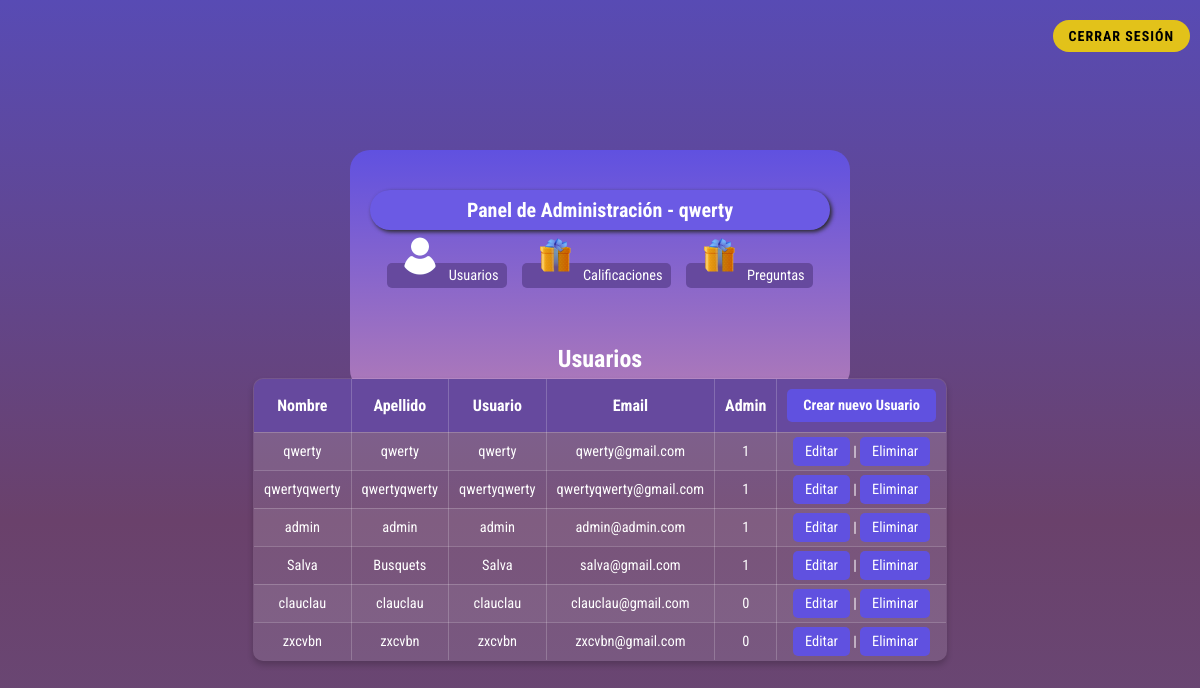
Before: /admin.php?section=usuarios (signed in) with the older database file.
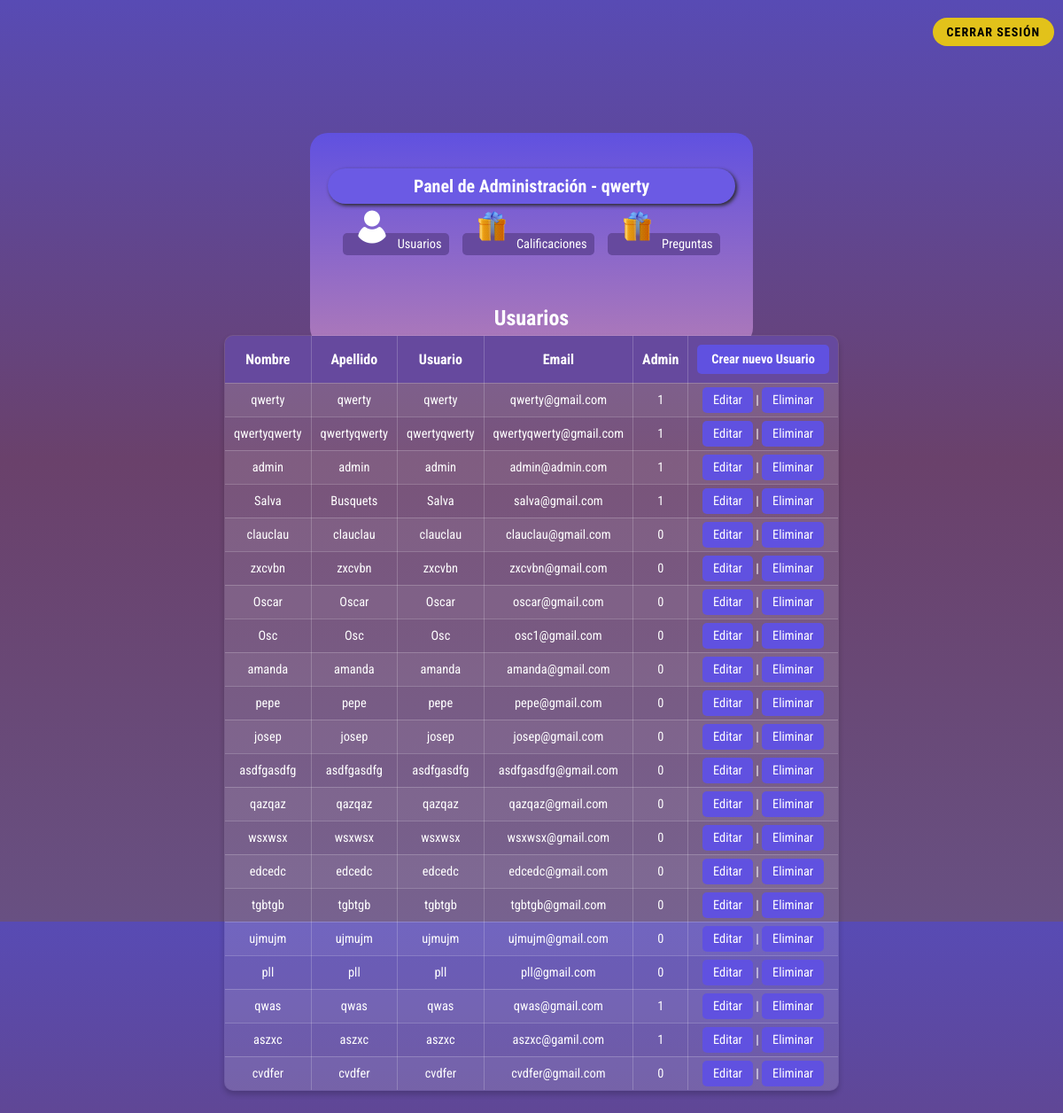
After: the same page with the newer database file.
### tables this page shows
CREATE TABLE `usuarios` (
  `usuario_id` int(10) NOT NULL,
  `usuario_nombre` varchar(40) NOT NULL,
  `usuario_apellido` varchar(40) NOT NULL,
  `usuario_usuario` varchar(20) NOT NULL,
  `usuario_clave` varchar(200) NOT NULL,
  `usuario_email` varchar(70) NOT NULL,
  `usuario_admin` tinyint(1) NOT NULL
);

### inc/database.php (called while the page is built, shortened)
<?php
function obtener_resultados($resultado) {
    return mysqli_fetch_assoc($resultado);
}
function obtenerUsuarios($con) {
    $query = "SELECT * FROM usuarios";
    $resultado = mysqli_query($con, $query);
    return $resultado;
}
?>

### inc/adminFunctions.php (the view, shortened to what this page needs)
<?php
require_once 'database.php';
function mostrarUsuarios($conexion) {
    $usuarios = obtenerUsuarios($conexion);
    echo "<h2>Usuarios</h2>";
    echo "<table class='tabla_usuarios' border='1'>
    <tr>
        <th>Nombre</th>
        <th>Apellido</th>
        <th>Usuario</th>
        <th>Email</th>
        <th>Admin</th>
        <th><a href='./vistas/crear_usuario.html'>Crear nuevo Usuario</a></th>
    </tr>";
    while ($row = obtener_resultados($usuarios)) {
        echo "<tr>";
        echo "<td>" . $row['usuario_nombre'] . "</td>";
        echo "<td>" . $row['usuario_apellido'] . "</td>";
        echo "<td>" . $row['usuario_usuario'] . "</td>";
        echo "<td>" . $row['usuario_email'] . "</td>";
        echo "<td>" . $row['usuario_admin'] . "</td>";
        echo "<td> <a href='./vistas/modificar_usuario.php?usuario_id=" . $row['usuario_id'] . "'>Editar</a> |
        <a href='./inc/admin/eliminar_usuario.php?usuario_id=" . $row['usuario_id'] . "' onclick='return confirm(\"¿Estás seguro de que deseas eliminar este usuario?\")'>Eliminar</a></td>";
        echo "</tr>";
    }
    echo "</table>";
}
?>

### admin.php (shortened to what this page needs)
<?php
require_once './inc/database.php';
require_once './inc/adminFunctions.php';
$conexion = $con;
?>
<!DOCTYPE html>
<html lang="es">
<head>
    <link rel="stylesheet" href="css/admin_estilos.css">
</head>
<body>
    <?php require "./inc/actions/logout.php"; ?>
    <div class="container">
        <header>
            <h1 class="h1__admin">Panel de Administración - <?php echo $_SESSION['usuario_usuario']?></h1>
        </header>
        <nav>
            <ul class="categorias">
               <li class="categoria">
                    <a href="admin.php?section=usuarios" >
                        <img src="img/user.png" alt="Usuarios" class="foto-categoria">
                        <span>Usuarios</span>
                    </a>
               </li>
                <li class="categoria">
                    <a href="admin.php?section=calificaciones" >
                        <img src="img/puntos.png" alt="Calificaciones" class="foto-categoria">
                        <span>Calificaciones</span>
                    </a>
                </li>
                <li class="categoria">
                    <a href="admin.php?section=preguntas" >
                        <img src="img/puntos.png" alt="Calificaciones" class="foto-categoria">
                        <span>Preguntas</span>
                    </a>
                 </li>
            </ul>
        <div class="contenido inicio">
            <?php
            if (isset($_GET['section'])) {
                $section = $_GET['section'];
                switch ($section) {
                    case 'usuarios':
                        mostrarUsuarios($conexion);
                        break;
                }
            } else {
                echo "<h2>Bienvenido al panel de administración</h2>";
            }
            ?>
        </div>
        </nav>
    </div>
</body>
</html>

### inc/actions/logout.php (shortened to what this page needs)
<?php
require_once "./inc/database.php";
?>
<form class="boton-cerrar-sesion" method="post">
    <button class="btn cerrar-sesion" type="submit" name="logout">Cerrar sesión</button>
</form>

### css/admin_estilos.css (style rules this page uses)
* { margin: 0; padding: 0; box-sizing: border-box; font-family: 'Roboto Condensed'; }
body { padding: 0; min-height: 100vh; background: linear-gradient(#584bb4, #6a416b, #685082, #4e3b62); display: flex; flex-direction: column; align-items: center; justify-content: flex-start; }
.contenido { height: 80%; padding: 5px; display: flex; flex-direction: column; justify-content: space-between; align-items: center; margin-top: 2rem; }
h2 { font-size: 1.5rem; margin-top: 1.5rem; margin-bottom: 0.3rem; text-align: center; color: white; }
nav { margin-bottom: 12rem; margin-top: 0; }
nav ul { list-style: none; display: flex; gap: 15px; justify-content: center; margin-top: -50px; }
nav ul li { position: relative; }
nav ul li a { color: white; text-decoration: none; padding: 4px 8px; border-radius: 5px; background-color: #66499e; transition: background-color 0.3s; }
.container { width: 500px; background: linear-gradient(#6051e0, #ad79b9); height: 240px; padding: 20px; position: relative; text-align: center; border-radius: 20px; margin-top: -500px; }
.h1__admin { text-align: center; background-color: #6b5ae4; padding: 8px 20px; margin-top: 20px; border-radius: 40px; color: #fff; font-size: 20px; font-weight: bold; margin-bottom: 50px; box-shadow: 2px 2px 4px #2a2929; }

### css/btn_cerrarSession.css (style rules this page uses)
form.boton-cerrar-sesion { position: absolute; top: 0px; right: 10px; }
.btn.cerrar-sesion { background-color: #eccb0fee; color: black; border: 0; padding: 8px 16px; font-weight: bold; border-radius: 50px; margin-top: 20px; cursor: pointer; text-transform: uppercase; letter-spacing: 1px; font-size: 14px; transition: 0.3s; }

### admin.php (style rules this page uses)
h1 { font-size: 1.8rem; margin: 20px 0; color: white; }
body { padding: 20px; height: 130vh; background: linear-gradient(#584bb4, #6a416b, #685082); display: flex; align-items: center; justify-content: center; }
table { width: 100%; border-collapse: collapse; margin-bottom: 20px; background: rgba(255, 255, 255, 0.1); box-shadow: 0px 4px 6px rgba(0, 0, 0, 0.2); border-radius: 10px; overflow: hidden; }
th, td { padding: 10px; text-align: center; color: white; border: 1px solid rgba(255, 255, 255, 0.2); }
th { background: #66499e; font-size: 1rem; }
td { font-size: 0.9rem; }
tr:nth-child(even) { background: rgba(255, 255, 255, 0.05); }
a { text-decoration: none; color: white; background-color: #6051e0; padding: 6px 12px; border-radius: 5px; transition: background-color 0.3s; font-size: 0.9rem; }
th a { font-weight: bold; padding: 8px 16px; white-space: nowrap; display: inline-block; }
.foto-categoria { width: 50px; height: 50px; }

Changed rows visible on the page:
added usuarios: usuario_nombre "Oscar", usuario_apellido "Oscar", usuario_usuario "Oscar", usuario_email "oscar@gmail.com", usuario_admin "0"
added usuarios: usuario_nombre "Osc", usuario_apellido "Osc", usuario_usuario "Osc", usuario_email "osc1@gmail.com", usuario_admin "0"
added usuarios: usuario_nombre "amanda", usuario_apellido "amanda", usuario_usuario "amanda", usuario_email "amanda@gmail.com", usuario_admin "0"
added usuarios: usuario_nombre "pepe", usuario_apellido "pepe", usuario_usuario "pepe", usuario_email "pepe@gmail.com", usuario_admin "0"
added usuarios: usuario_nombre "josep", usuario_apellido "josep", usuario_usuario "josep", usuario_email "josep@gmail.com", usuario_admin "0"
added usuarios: usuario_nombre "asdfgasdfg", usuario_apellido "asdfgasdfg", usuario_usuario "asdfgasdfg", usuario_email "asdfgasdfg@gmail.com", usuario_admin "0"
added usuarios: usuario_nombre "qazqaz", usuario_apellido "qazqaz", usuario_usuario "qazqaz", usuario_email "qazqaz@gmail.com", usuario_admin "0"
added usuarios: usuario_nombre "wsxwsx", usuario_apellido "wsxwsx", usuario_usuario "wsxwsx", usuario_email "wsxwsx@gmail.com", usuario_admin "0"
added usuarios: usuario_nombre "edcedc", usuario_apellido "edcedc", usuario_usuario "edcedc", usuario_email "edcedc@gmail.com", usuario_admin "0"
added usuarios: usuario_nombre "tgbtgb", usuario_apellido "tgbtgb", usuario_usuario "tgbtgb", usuario_email "tgbtgb@gmail.com", usuario_admin "0"
added usuarios: usuario_nombre "ujmujm", usuario_apellido "ujmujm", usuario_usuario "ujmujm", usuario_email "ujmujm@gmail.com", usuario_admin "0"
added usuarios: usuario_nombre "pll", usuario_apellido "pll", usuario_usuario "pll", usuario_email "pll@gmail.com", usuario_admin "0"
added usuarios: usuario_nombre "qwas", usuario_apellido "qwas", usuario_usuario "qwas", usuario_email "qwas@gmail.com", usuario_admin "1"
added usuarios: usuario_nombre "aszxc", usuario_apellido "aszxc", usuario_usuario "aszxc", usuario_email "aszxc@gamil.com", usuario_admin "1"
added usuarios: usuario_nombre "cvdfer", usuario_apellido "cvdfer", usuario_usuario "cvdfer", usuario_email "cvdfer@gmail.com", usuario_admin "0"
